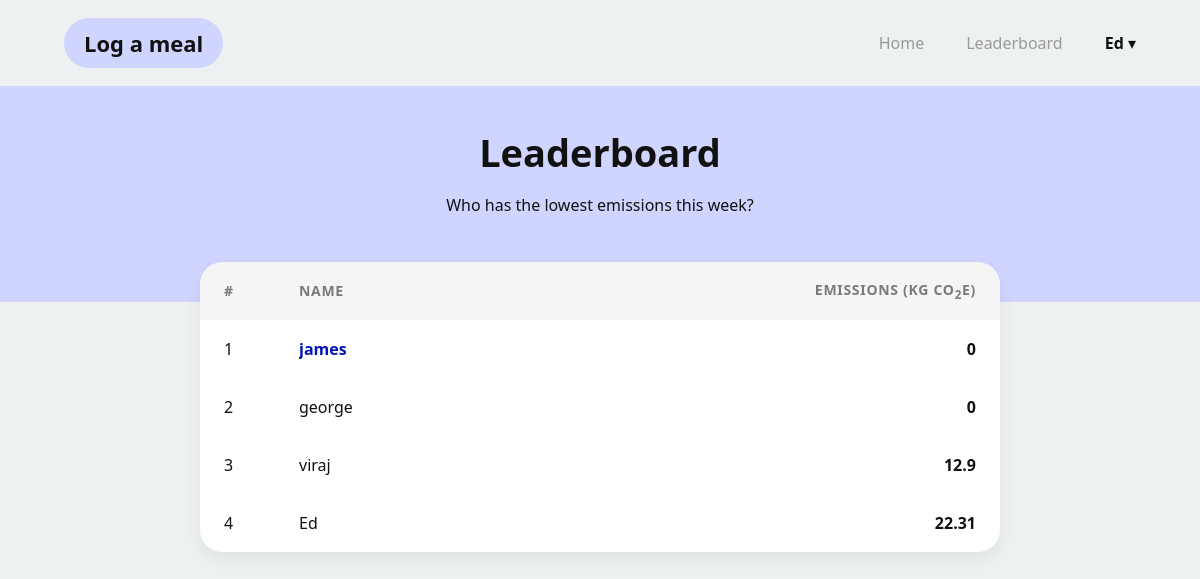
Page /leaderboard (signed in) on the earlier database version.
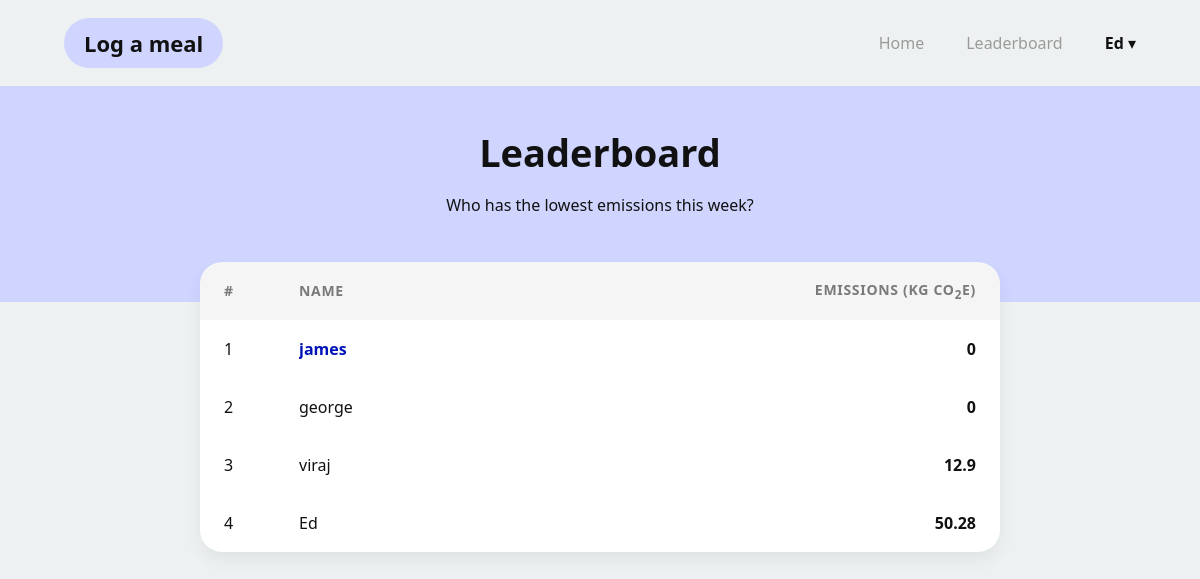
Same page on the later database version.
### app/models.py (models this page shows, shortened)
class User(db.Model,UserMixin):
    __tablename__ = 'users'
    id: so.Mapped[int] = so.mapped_column(primary_key=True)
    username: so.Mapped[str] = so.mapped_column(sa.String(63), index=True, unique=True)
    email: so.Mapped[str] = so.mapped_column(sa.String(119), index=True, unique=True)
    password_hash: so.Mapped[Optional[str]] = so.mapped_column(sa.String(255))
    weekly_score: so.Mapped[int] = so.mapped_column(sa.Integer, index=True, default=0)
    meals: so.Mapped[list['Meal']] = so.relationship(back_populates='user')

### app/routes.py (the view)
@app.route("/leaderboard")
@login_required
def leaderboard():
    seven_days_ago = datetime.now().date() - timedelta(days=7)
    all_users = User.query.all()
    leaderboard_list = []
    for user in all_users:
        rolling_total = sum(m.total_emissions for m in user.meals if m.date_added >= seven_days_ago)
        leaderboard_list.append((user.username, rolling_total))
    leaderboard_list.sort(key=lambda x: x[1])
    return render_template('LeaderboardPage.html', usernames=leaderboard_list)

### app/models.py (called while the page is built)
@login.user_loader
def load_user(id):
    return db.session.get(User, int(id))

### app/templates/LeaderboardPage.html (shortened to what this page needs)
{% extends "base.html" %}
{% block styles %}
<link rel="stylesheet" href="{{ url_for('static', filename='css/page_style.css') }}">
{% endblock %}
{% block content %}
<div class="dash">
    <div class="dash-hero">
        <h1 class="dash-title">Leaderboard</h1>
        <p class="dash-subtitle">Who has the lowest emissions this week?</p>
    </div>
    <div class="leaderboard">
        <div class="leaderboard-head">
            <div>#</div>
            <div>Name</div>
            <div>Emissions (kg CO<sub>2</sub>e)</div>
        </div>
        {% for username, score in usernames %}
        <div class="leaderboard-row">
            <div>{{ loop.index }}</div>
            <div class="{% if loop.first %}first-place{% endif %}">
                {{ username }}
            </div>
            <div>{{ score|round(2) }}</div>
        </div>
        {% endfor %}
    </div>
</div>
{% endblock %}

### app/templates/base.html (shortened to what this page needs)
<!DOCTYPE html>
<html lang="en">
<head>
    <link rel="stylesheet" href="{{ url_for('static', filename='css/style.css') }}">
    {% block styles %}{% endblock %}
</head>
<body>
<header class="nav">
    <div class="nav-inner">
        <div class="nav-brand">
            {% if current_user.is_authenticated %}
                <a href="{{ url_for('log_meal') }}">Log a meal</a>
            {% else %}
                <a href="#" class="nav-link--disabled">Log a meal</a>
            {% endif %}
        </div>
        <nav class="nav-links">
            <a href="{{ url_for('index') }}">Home</a>
            {% if current_user.is_authenticated %}
                <a href="{{ url_for('leaderboard') }}">Leaderboard</a>
                <div class="nav-user-dropdown">
                    <button class="dropdown-trigger">
                        <strong>{{ current_user.username }}</strong> ▾
                    </button>
                </div>
            {% else %}
                <a href="{{ url_for('login') }}">Login</a>
                <a href="{{ url_for('signup') }}" class="nav-cta">Sign Up</a>
            {% endif %}
        </nav>
    </div>
</header>
{% block content %}
{% endblock %}
</body>
</html>

Differences in the rows shown:
changed User "Ed": weekly_score "22.31" → "50.28"
